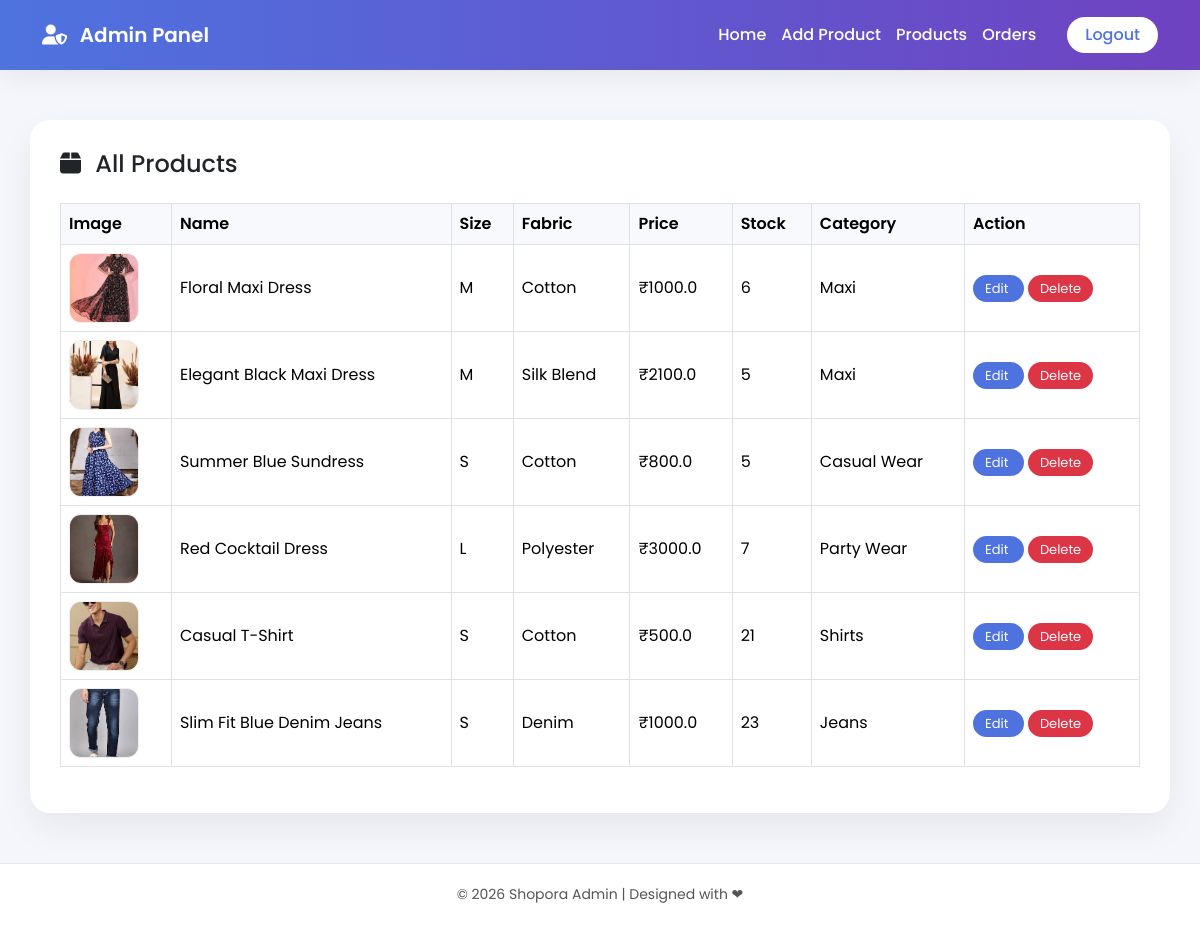
Before: /viewproduct with the older database file.
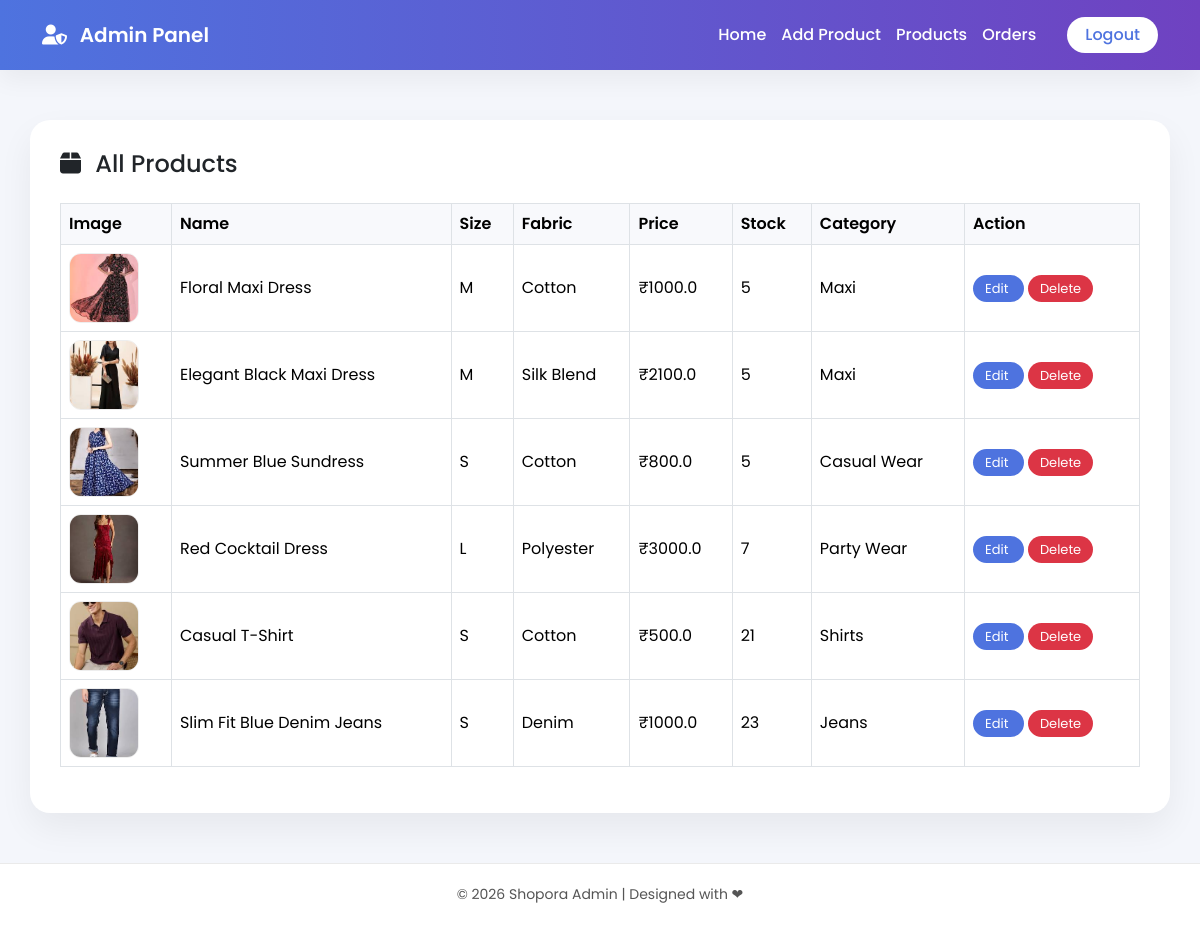
After: the same page with the newer database file.
### siteadmin/models.py (models this page shows, shortened)
class Product(models.Model):
    name = models.CharField(max_length=20)
    size = models.CharField(max_length=20,null=True,blank=True)
    fabric = models.CharField(max_length=20)
    description = models.TextField()
    base_price = models.FloatField()
    stock_quantity = models.PositiveIntegerField()
    categoryid = models.ForeignKey(category, on_delete=models.CASCADE)
    image = models.ImageField(upload_to='products', validators=[validate_jpg])

class category(models.Model):
    cname=models.CharField(max_length=100)
    def __str__(self):
        return self.cname

### siteadmin/views.py (the view)
# urls.py: path('viewproduct',views.viewproduct,name='viewproduct'),
def viewproduct(request):
      n=Product.objects.all()
      p={'n':n}
      return render(request,'admin/productshow.html',p)

### template/admin/productshow.html (shortened to what this page needs)
{% extends 'admin/base.html' %}
{% block content %}
<div class="product-card">
    <h4 class="mb-4">
        <i class="fa-solid fa-box me-2"></i>
        All Products
    </h4>
    <div class="table-responsive">
        <table class="table table-bordered align-middle">
            <thead>
                <tr>
                    <th>Image</th>
                    <th>Name</th>
                    <th>Size</th>
                    <th>Fabric</th>
                    <th>Price</th>
                    <th>Stock</th>
                    <th>Category</th>
                    <th>Action</th>
                </tr>
            </thead>
            <tbody>
                {% for i in n %}
                <tr>
                    <td>
                        {% if i.image %}
                            <img src="{{ i.image.url }}" class="product-img">
                        {% else %}
                            —
                        {% endif %}
                    </td>
                    <td>{{ i.name }}</td>
                    <td>{{ i.size }}</td>
                    <td>{{ i.fabric }}</td>
                    <td>₹{{ i.base_price }}</td>
                    <td>
                        {% if i.stock_quantity < 5 %}
                            <span class="stock-low">
                                {{ i.stock_quantity }} (Low)
                            </span>
                        {% else %}
                            {{ i.stock_quantity }}
                        {% endif %}
                    </td>
                    <td>{{ i.categoryid }}</td>
                    <td>
                        <a href="{% url 'productedit' i.id %}"
                           class="btn-edit me-1">
                            Edit
                        </a>
                        <a href="{% url 'deleteproduct' i.id %}"
                           class="btn-delete"
                           onclick="return confirm('Delete this product?')">
                            Delete
                        </a>
                    </td>
                </tr>
                {% empty %}
                <tr>
                    <td colspan="8" class="text-center">
                        No Products Found
                    </td>
                </tr>
                {% endfor %}
            </tbody>
        </table>
    </div>
</div>
{% endblock %}

Changed rows visible on the page:
changed Product "Floral Maxi Dress": stock_quantity "6" → "5"
